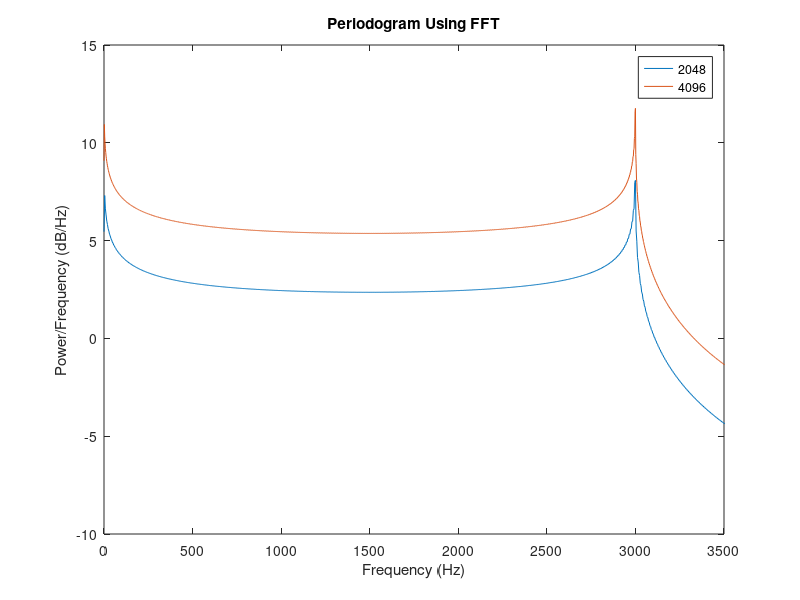

The MATLAB source for this figure:
clear;
clc;
B=3000;
fft_n=4096;
sequence=randi([0 1],1,fft_n);
qpsk= 2*sequence(1:2:end)+sequence(2:2:end);
const=[1+1i,-1+1i,1-1i,-1-1i];
qpsk=genqammod(qpsk,const);
y=ifft(qpsk);
fft_n=length(qpsk);
delta_f=B/fft_n;
n=1:fft_n;
f=delta_f*(n-1);
T=1/delta_f;
fs=8000;
t=(-fft_n/2)/fs:1/fs:(fft_n/2-1)/fs;
signal_total=0;
figure;
for i=1:fft_n
    signal=rectpuls(t-(1/2)*T,T).*exp(1i*2*pi*f(i)*t);%*y(i);
    signal_total=signal_total+signal;
end
xdft = fft(signal_total);
xdft = xdft(1:fft_n/2+1);
psdx = (1/(fs*fft_n)) * abs(xdft).^2;
psdx(2:end-1) = 2*psdx(2:end-1);
freq = 0:fs/fft_n:fs/2;

plot(freq,10*log10(psdx));
hold on;

fft_n=4096*2;
sequence=randi([0 1],1,fft_n);
qpsk= 2*sequence(1:2:end)+sequence(2:2:end);
const=[1+1i,-1+1i,1-1i,-1-1i];
qpsk=genqammod(qpsk,const);
y=ifft(qpsk);
fft_n=length(qpsk);
delta_f=B/fft_n;
n=1:fft_n;
f=delta_f*(n-1);
T=1/delta_f;
fs=8000;
t=(-fft_n/2)/fs:1/fs:(fft_n/2-1)/fs;
signal_total=0;
for i=1:fft_n
    signal=rectpuls(t-(1/2)*T,T).*exp(1i*2*pi*f(i)*t);%*y(i);
    signal_total=signal_total+signal;
end
xdft = fft(signal_total);
xdft = xdft(1:fft_n/2+1);
psdx = (1/(fs*fft_n)) * abs(xdft).^2;
psdx(2:end-1) = 2*psdx(2:end-1);
freq = 0:fs/fft_n:fs/2;

plot(freq,10*log10(psdx));
hold on;
xlim([0,3500]);
legend("2048","4096");
title('Periodogram Using FFT')
xlabel('Frequency (Hz)')
ylabel('Power/Frequency (dB/Hz)')
